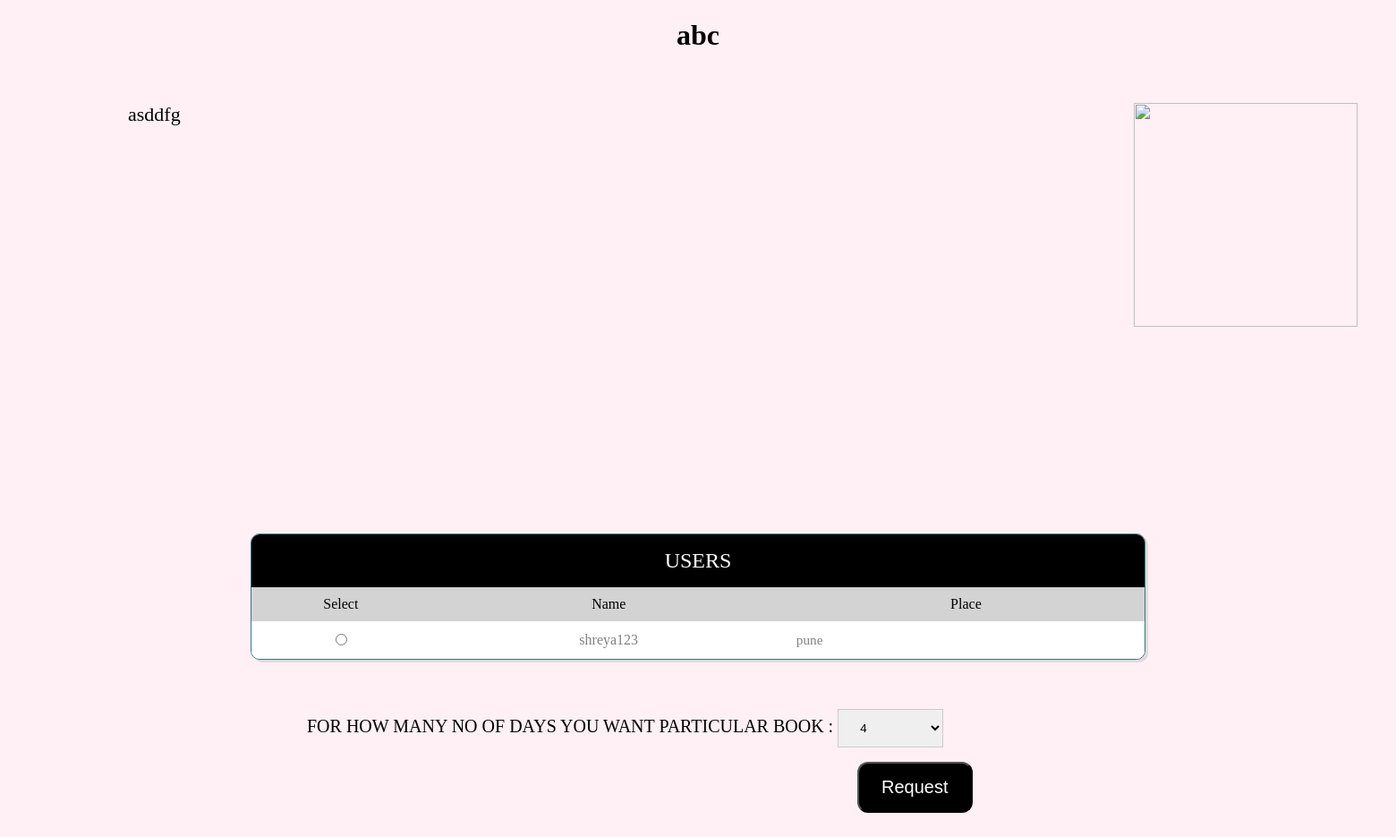
The page /aboutbook_php.php?bookname=abc on the database its author committed.
### tables this page shows
CREATE TABLE `booksinfo` (
  `srno` int(11) NOT NULL,
  `UserName` varchar(30) NOT NULL,
  `BookName` text NOT NULL,
  `Author` text NOT NULL,
  `Description` text NOT NULL,
  `Categories` varchar(30) NOT NULL,
  `pics` varchar(250) DEFAULT NULL
);

CREATE TABLE `infotable` (
  `srno` int(11) NOT NULL,
  `FirstName` varchar(30) NOT NULL,
  `MiddleName` varchar(30) NOT NULL,
  `LastName` varchar(30) NOT NULL,
  `Place` varchar(30) NOT NULL,
  `MobileNo` varchar(10) NOT NULL,
  `Email` varchar(30) NOT NULL,
  `Gender` text NOT NULL,
  `UserName` varchar(30) NOT NULL,
  `Password` varchar(20) NOT NULL
);

### aboutbook_php.php (the view, shortened to what this page needs)
<!DOCTYPE html>
<html lang="en" >
    <head>
        <link rel="stylesheet" href="css/style.css">
    </head>
    <body>
        <?php
        include 'connection.php';
        $bookname=$_GET['bookname'];
        $sql_stmt = "SELECT BookName, Description, pics  FROM booksinfo WHERE BookName='".$bookname."'";
        $result = mysqli_query($dbhandle, $sql_stmt);
        $no_rows = mysqli_num_rows($result);
        if ($no_rows) {
            $row = mysqli_fetch_array($result);
            echo '<h1>' . $row['BookName'] . '</h1>';
             echo '<div id="up">
            <p><img src="'.$row['pics'].'"  style="width:250px;height:250px;margin-left:15px;">'
            . $row['Description'] . '</p>';
            echo '</div>';
        }
        ?>
        <div id="below">
            <form id="id2" method="post" action="mail.php">
            <div class="table-users">
                <div class="header">Users</div>
                <table cellspacing="0">
                    <tr>
                    <col width="200">
                    <col width="400">
                    <col width="400">
                    <th>Select</th>
                    <th>Name</th>
                    <th>Place</th>
                    </tr>
                    <?php
                include 'connection.php';
                $sql_stmt = "SELECT UserName FROM booksinfo where BookName='$bookname'";
                $result = mysqli_query($dbhandle, $sql_stmt);
                while ($row = mysqli_fetch_array($result)) {
                        echo '<tr><td>' .
                        '<div class="radio">';
                        $username=$row['UserName'];
                        echo '<input type="radio" name ="id" value="' . $username . '" >' .
                        '</div>' .
                        '</td>' .
                        '<td> ' . $row['UserName'] . '</td>' ;
                        $username=$row['UserName'];
                        $query = mysqli_query($dbhandle,"Select * from infotable");
                        while($row = mysqli_fetch_array($query))
                        {
                        $table_users = $row['UserName'];
                        $place=$row['Place'];
                        if($username == $table_users)
                        {
                        $place1 = $place;
                        break;
                        }
        }
                        echo '<td> ' .$place1 .'</td>' .
                        '</tr>';
                    }
                ?>
                </table>
            </div>
            <p id="noofdaysid">FOR HOW MANY NO OF DAYS YOU WANT PARTICULAR BOOK :
            <select name="noofdays">
                        <option value="4">4</option>
                    </select></p>
            <button type="submit" >Request</button>
        </div>
    </body>
</html>

### css/style.css (style rules this page uses)
body { background:LavenderBlush ; }
body * { box-sizing: border-box; }
.header { background-color: Black; color: white; font-size: 1.5em; padding: 1rem; text-align: center; text-transform: uppercase; }
.table-users { border: 1px solid #327a81; border-radius: 10px; box-shadow: 3px 3px 0 rgba(0, 0, 0, 0.1); max-width: calc(100% - 2em); margin: 1em auto; overflow: hidden; width: 1000px; }
table { width: 100%; }
table td { color:Gray; padding: 10px; text-align: center; vertical-align: middle; }
table th { background-color: LightGray; color:Black; padding: 10px; font-weight: 300; }
table td:last-child { font-size: 0.95em; line-height: 1.4; text-align: left; }
table tr:nth-child(2n) { background-color: white; }
table tr:nth-child(2n+1) { background-color: LightGray; }

### aboutbook_php.php (style rules this page uses)
#below { height:600px; width:100%; }
#up { height:500px; width:100%; }
h1 { text-align:center; }
img { float: right; }
p { margin-left: 100px; padding: 35px; height:300px; font-size:22px; }
#noofdaysid { margin-left: 300px; font-size:20px; height:0px; }
button { background-color: Black; border-radius: 12px; color: white; padding: 15px 25px; text-align: center; text-decoration: none; display: inline-block; font-size: 20px; margin: 4px 950px; cursor: pointer; }
select { width: 10%; padding: 12px 20px; left-margin: 120px; display: inline-block; border: 1px solid #ccc; box-sizing: border-box; }

### rows shown on the page
booksinfo: BookName "abc", Description "asddfg", UserName "shreya123", infotable.Place "pune"
